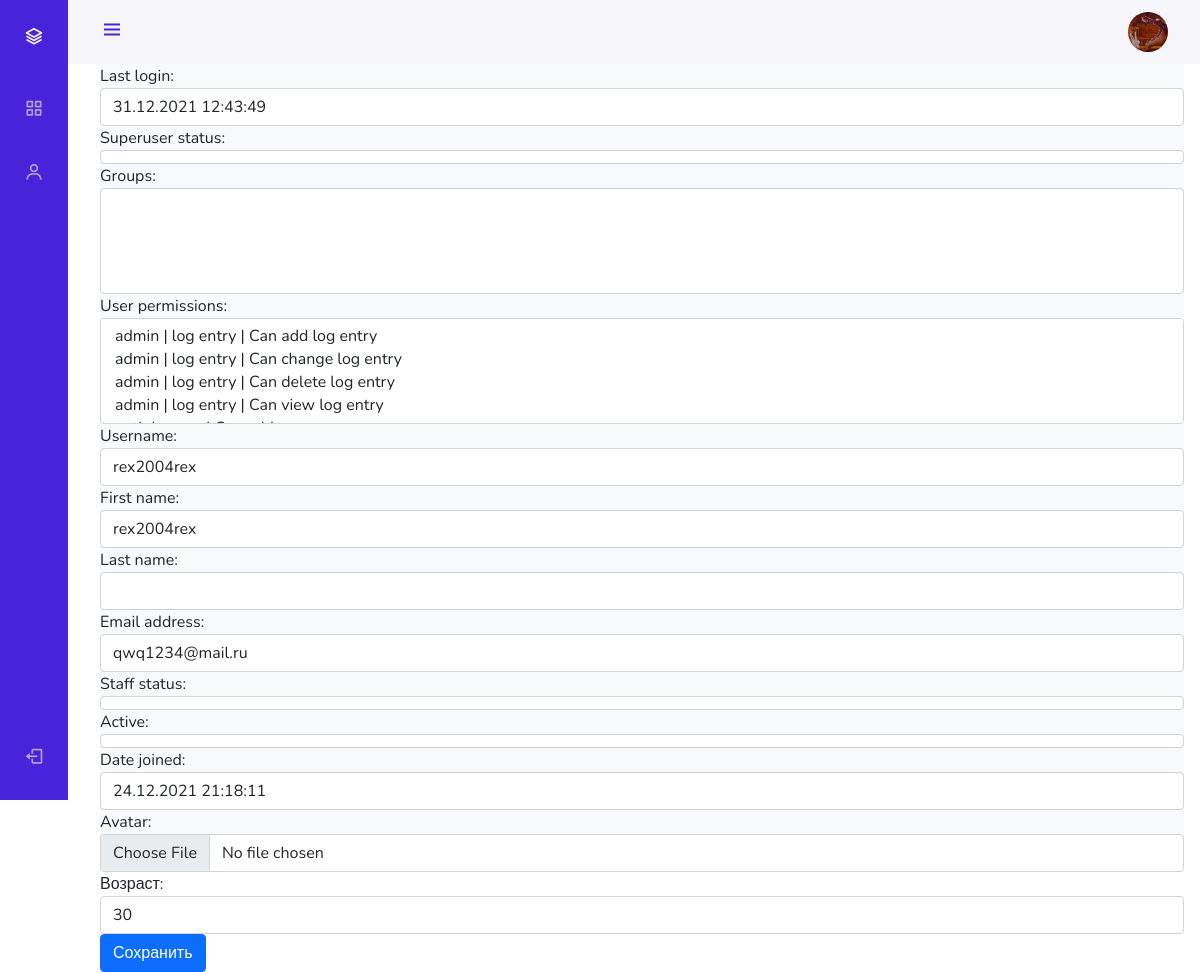
The page /admin_staff/users/update/3/ (signed in) on the database its author committed.
### authapp/models.py (models this page shows)
class ShopUser(AbstractUser):
    avatar = models.ImageField(upload_to='users_avatars', blank=True)
    age = models.PositiveIntegerField(verbose_name='возраст')

### adminapp/views.py (the view)
# urls.py: path('users/update/<int:pk>/', adminapp.user_update, name='user_update'),
@user_passes_test(lambda u: u.is_superuser)
def user_update(request, pk):
    title = 'пользователи/редактирование'
    edit_user = get_object_or_404(ShopUser, pk=pk)
    if request.method == 'POST':
        edit_form = ShopUserAdminEditForm(request.POST, request.FILES, instance=edit_user)
        if edit_form.is_valid():
            edit_form.save()
            return HttpResponseRedirect(reverse('admin_staff:user_update', args=[edit_user.pk]))
    else:
        edit_form = ShopUserAdminEditForm(instance=edit_user)
    context = {
        'title': title,
        'user_form': edit_form,
    }
    return render(request, 'adminapp/user_update.html', context)

### adminapp/forms.py
class ShopUserAdminEditForm(ShopUserEditForm):
    class Meta:
        model = ShopUser
        fields = '__all__'

### adminapp/templates/adminapp/user_update.html (shortened to what this page needs)
{% extends 'adminapp/base.html' %}
{% load static %}
{% block content %}
    <form class="form-horizontal" method="post" enctype="multipart/form-data">
        {{ user_form }}
      <button type="submit" class="btn btn-primary">Сохранить</button>
    </form>
{% endblock %}

### adminapp/templates/adminapp/base.html (shortened to what this page needs)
<!DOCTYPE html>
{% load static %}
<html>
<head>
    <link href="https://cdn.jsdelivr.net/npm/bootstrap@5.0.0-beta3/dist/css/bootstrap.min.css" rel="stylesheet">
    <link rel="stylesheet" type="text/css" href="{% static 'adminapp/css/style.css' %}">
    <link rel="stylesheet" type="text/css"href='https://cdn.jsdelivr.net/npm/boxicons@latest/css/boxicons.min.css'>
    <link rel="stylesheet" type="text/css" href="https://cdnjs.cloudflare.com/ajax/libs/font-awesome/6.0.0-beta2/css/all.min.css">
</head>
<body id="body-pd">
<header class="header" id="header">
    <div class="header_toggle"><i class='bx bx-menu' id="header-toggle"></i></div>
    <div class="header_img"><img src="/media/{{ user.avatar|default:'avatar.png' }}" alt=""></div>
</header>
<div class="l-navbar" id="nav-bar">
    <nav class="nav">
        <div>
            <a href="{% url 'index' %}" class="nav_logo">
                <i class='bx bx-layer nav_logo-icon'></i>
            </a>
            {% include 'adminapp/inludes/inc_admin_menu.html' %}
        </div>
        <a href="{% url 'auth:logout' %}" class="nav_link"> <i class='bx bx-log-out nav_icon'></i> <span class="nav_name">Выход</span> </a>
    </nav>
</div>
<div class="height-100 bg-light">
    {% block content %}
    {% endblock %}
</div>
</body>
</html>

### adminapp/static/adminapp/css/style.css (style rules this page uses)
:root { --header-height: 3rem; --nav-width: 68px; --first-color: #4723D9; --first-color-light: #AFA5D9; --white-color: #F7F6FB; --body-font: 'Nunito', sans-serif; --normal-font-size: 1rem; --z-fixed: 100 }
body { position: relative; margin: var(--header-height) 0 0 0; padding: 0 1rem; font-family: var(--body-font); font-size: var(--normal-font-size); transition: .5s }
a { text-decoration: none }
.header { width: 100%; height: var(--header-height); position: fixed; top: 0; left: 0; display: flex; align-items: center; justify-content: space-between; padding: 0 1rem; background-color: var(--white-color); z-index: var(--z-fixed); transition: .5s }
.header_toggle { color: var(--first-color); font-size: 1.5rem; cursor: pointer }
.header_img { width: 35px; height: 35px; display: flex; justify-content: center; border-radius: 50%; overflow: hidden }
.header_img img { width: 40px }
.l-navbar { position: fixed; top: 0; left: -30%; width: var(--nav-width); height: 100vh; background-color: var(--first-color); padding: .5rem 1rem 0 0; transition: .5s; z-index: var(--z-fixed) }
.nav { height: 100%; display: flex; flex-direction: column; justify-content: space-between; overflow: hidden }
.nav_logo, .nav_link { display: grid; grid-template-columns: max-content max-content; align-items: center; column-gap: 1rem; padding: .5rem 0 .5rem 1.5rem }
.nav_logo { margin-bottom: 2rem }
.nav_logo-icon { font-size: 1.25rem; color: var(--white-color) }
.nav_link { position: relative; color: var(--first-color-light); margin-bottom: 1.5rem; transition: .3s }
.nav_icon { font-size: 1.25rem }
.height-100 { height: 100vh }
@media screen and (min-width: 768px) { body { margin: calc(var(--header-height) + 1rem) 0 0 0; padding-left: calc(var(--nav-width) + 2rem) } }
@media screen and (min-width: 768px) { .header { height: calc(var(--header-height) + 1rem); padding: 0 2rem 0 calc(var(--nav-width) + 2rem) } }
@media screen and (min-width: 768px) { .header_img { width: 40px; height: 40px } }
@media screen and (min-width: 768px) { .header_img img { width: 45px } }
@media screen and (min-width: 768px) { .l-navbar { left: 0; padding: 1rem 1rem 0 0 } }

### rows shown on the page
ShopUser: avatar (picture)
ShopUser: last_login "31.12.2021 12:43:49", username "rex2004rex", first_name "rex2004rex", email "qwq1234@mail.ru", is_active "☑", date_joined "24.12.2021 21:18:11", age "30"
